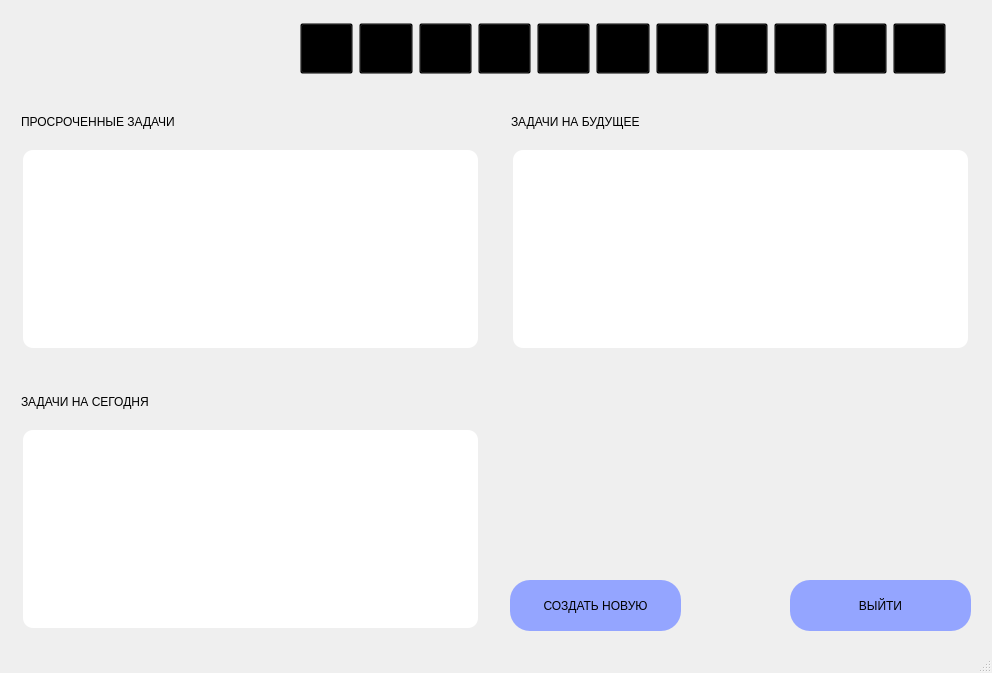
<?xml version="1.0" encoding="UTF-8"?>
<ui version="4.0">
 <class>MainWindow</class>
 <widget class="QMainWindow" name="MainWindow">
  <property name="geometry">
   <rect>
    <x>0</x>
    <y>0</y>
    <width>992</width>
    <height>673</height>
   </rect>
  </property>
  <property name="windowTitle">
   <string>Задачи</string>
  </property>
  <property name="windowIcon">
   <iconset>
    <normaloff>../res/nglogo.png</normaloff>../res/nglogo.png</iconset>
  </property>
  <property name="styleSheet">
   <string notr="true">background-image: url(:/icons/gradient.png);</string>
  </property>
  <widget class="QWidget" name="centralwidget">
   <widget class="QPushButton" name="pushButton">
    <property name="geometry">
     <rect>
      <x>510</x>
      <y>580</y>
      <width>171</width>
      <height>51</height>
     </rect>
    </property>
    <property name="styleSheet">
     <string notr="true">QPushButton{
font: 625 10pt &quot;Segoe UI&quot;;
background: #94a5ff;
border-radius: 20px;   
                  /* &lt;----  20px  */ 
}

QPushButton:hover {
	background:#E1E5FF;
}

QPushButton:pressed {
	background: #717ec3;
}</string>
    </property>
    <property name="text">
     <string>СОЗДАТЬ НОВУЮ</string>
    </property>
   </widget>
   <widget class="QWidget" name="layoutWidget">
    <property name="geometry">
     <rect>
      <x>0</x>
      <y>0</y>
      <width>2</width>
      <height>2</height>
     </rect>
    </property>
    <layout class="QVBoxLayout" name="verticalLayout"/>
   </widget>
   <widget class="QWidget" name="layoutWidget">
    <property name="geometry">
     <rect>
      <x>0</x>
      <y>0</y>
      <width>2</width>
      <height>2</height>
     </rect>
    </property>
    <layout class="QVBoxLayout" name="verticalLayout_3"/>
   </widget>
   <widget class="QWidget" name="widget" native="true">
    <property name="geometry">
     <rect>
      <x>290</x>
      <y>10</y>
      <width>671</width>
      <height>71</height>
     </rect>
    </property>
    <property name="styleSheet">
     <string notr="true">
 background: transparent !important;</string>
    </property>
    <widget class="QWidget" name="layoutWidget_2">
     <property name="geometry">
      <rect>
       <x>10</x>
       <y>10</y>
       <width>646</width>
       <height>57</height>
      </rect>
     </property>
     <layout class="QHBoxLayout" name="horizontalLayout_3">
      <item>
       <widget class="QPushButton" name="home_2">
        <property name="minimumSize">
         <size>
          <width>51</width>
          <height>51</height>
         </size>
        </property>
        <property name="styleSheet">
         <string notr="true">
 background: transparent !important;</string>
        </property>
        <property name="text">
         <string/>
        </property>
        <property name="icon">
         <iconset>
          <normaloff>../res/house.png</normaloff>../res/house.png</iconset>
        </property>
        <property name="iconSize">
         <size>
          <width>51</width>
          <height>51</height>
         </size>
        </property>
       </widget>
      </item>
      <item>
       <widget class="QPushButton" name="deal_2">
        <property name="minimumSize">
         <size>
          <width>51</width>
          <height>51</height>
         </size>
        </property>
        <property name="styleSheet">
         <string notr="true">
 background: transparent !important;</string>
        </property>
        <property name="text">
         <string/>
        </property>
        <property name="icon">
         <iconset>
          <normaloff>../res/deal.png</normaloff>../res/deal.png</iconset>
        </property>
        <property name="iconSize">
         <size>
          <width>51</width>
          <height>51</height>
         </size>
        </property>
       </widget>
      </item>
      <item>
       <widget class="QPushButton" name="date_2">
        <property name="minimumSize">
         <size>
          <width>51</width>
          <height>51</height>
         </size>
        </property>
        <property name="styleSheet">
         <string notr="true">
 background: transparent !important;</string>
        </property>
        <property name="text">
         <string/>
        </property>
        <property name="icon">
         <iconset>
          <normaloff>../res/calendar.png</normaloff>../res/calendar.png</iconset>
        </property>
        <property name="iconSize">
         <size>
          <width>51</width>
          <height>51</height>
         </size>
        </property>
       </widget>
      </item>
      <item>
       <widget class="QPushButton" name="task_2">
        <property name="minimumSize">
         <size>
          <width>51</width>
          <height>51</height>
         </size>
        </property>
        <property name="styleSheet">
         <string notr="true">
 background: transparent !important;</string>
        </property>
        <property name="text">
         <string/>
        </property>
        <property name="icon">
         <iconset>
          <normaloff>../res/task.png</normaloff>../res/task.png</iconset>
        </property>
        <property name="iconSize">
         <size>
          <width>51</width>
          <height>51</height>
         </size>
        </property>
       </widget>
      </item>
      <item>
       <widget class="QPushButton" name="client_2">
        <property name="minimumSize">
         <size>
          <width>51</width>
          <height>51</height>
         </size>
        </property>
        <property name="contextMenuPolicy">
         <enum>Qt::ContextMenuPolicy::NoContextMenu</enum>
        </property>
        <property name="styleSheet">
         <string notr="true">
 background: transparent !important;</string>
        </property>
        <property name="text">
         <string/>
        </property>
        <property name="icon">
         <iconset>
          <normaloff>../res/client.png</normaloff>../res/client.png</iconset>
        </property>
        <property name="iconSize">
         <size>
          <width>51</width>
          <height>51</height>
         </size>
        </property>
       </widget>
      </item>
      <item>
       <widget class="QPushButton" name="empl_2">
        <property name="minimumSize">
         <size>
          <width>51</width>
          <height>51</height>
         </size>
        </property>
        <property name="styleSheet">
         <string notr="true">
 background: transparent !important;</string>
        </property>
        <property name="text">
         <string/>
        </property>
        <property name="icon">
         <iconset>
          <normaloff>../res/emp.png</normaloff>../res/emp.png</iconset>
        </property>
        <property name="iconSize">
         <size>
          <width>51</width>
          <height>51</height>
         </size>
        </property>
       </widget>
      </item>
      <item>
       <widget class="QPushButton" name="chat_2">
        <property name="minimumSize">
         <size>
          <width>51</width>
          <height>51</height>
         </size>
        </property>
        <property name="styleSheet">
         <string notr="true">
 background: transparent !important;</string>
        </property>
        <property name="text">
         <string/>
        </property>
        <property name="icon">
         <iconset>
          <normaloff>../res/chat.png</normaloff>../res/chat.png</iconset>
        </property>
        <property name="iconSize">
         <size>
          <width>51</width>
          <height>51</height>
         </size>
        </property>
       </widget>
      </item>
      <item>
       <widget class="QPushButton" name="ana_2">
        <property name="minimumSize">
         <size>
          <width>51</width>
          <height>51</height>
         </size>
        </property>
        <property name="styleSheet">
         <string notr="true">
 background: transparent !important;</string>
        </property>
        <property name="text">
         <string/>
        </property>
        <property name="icon">
         <iconset>
          <normaloff>../res/an.png</normaloff>../res/an.png</iconset>
        </property>
        <property name="iconSize">
         <size>
          <width>51</width>
          <height>51</height>
         </size>
        </property>
       </widget>
      </item>
      <item>
       <widget class="QPushButton" name="sett_2">
        <property name="minimumSize">
         <size>
          <width>51</width>
          <height>51</height>
         </size>
        </property>
        <property name="styleSheet">
         <string notr="true">
 background: transparent !important;</string>
        </property>
        <property name="text">
         <string/>
        </property>
        <property name="icon">
         <iconset>
          <normaloff>../res/set.png</normaloff>../res/set.png</iconset>
        </property>
        <property name="iconSize">
         <size>
          <width>51</width>
          <height>51</height>
         </size>
        </property>
       </widget>
      </item>
      <item>
       <widget class="QPushButton" name="notification_2">
        <property name="minimumSize">
         <size>
          <width>51</width>
          <height>51</height>
         </size>
        </property>
        <property name="styleSheet">
         <string notr="true">
 background: transparent !important;</string>
        </property>
        <property name="text">
         <string/>
        </property>
        <property name="icon">
         <iconset>
          <normaloff>../res/uved.png</normaloff>../res/uved.png</iconset>
        </property>
        <property name="iconSize">
         <size>
          <width>51</width>
          <height>51</height>
         </size>
        </property>
       </widget>
      </item>
      <item>
       <widget class="QPushButton" name="help_2">
        <property name="minimumSize">
         <size>
          <width>51</width>
          <height>51</height>
         </size>
        </property>
        <property name="styleSheet">
         <string notr="true">
 background: transparent !important;</string>
        </property>
        <property name="text">
         <string/>
        </property>
        <property name="icon">
         <iconset>
          <normaloff>../res/que.png</normaloff>../res/que.png</iconset>
        </property>
        <property name="iconSize">
         <size>
          <width>51</width>
          <height>51</height>
         </size>
        </property>
       </widget>
      </item>
     </layout>
    </widget>
   </widget>
   <widget class="QLabel" name="label">
    <property name="geometry">
     <rect>
      <x>20</x>
      <y>10</y>
      <width>261</width>
      <height>81</height>
     </rect>
    </property>
    <property name="styleSheet">
     <string notr="true"/>
    </property>
    <property name="text">
     <string/>
    </property>
    <property name="pixmap">
     <pixmap>../res/ngname.png</pixmap>
    </property>
   </widget>
   <widget class="QLabel" name="profil">
    <property name="geometry">
     <rect>
      <x>770</x>
      <y>510</y>
      <width>229</width>
      <height>52</height>
     </rect>
    </property>
    <property name="styleSheet">
     <string notr="true">background: transparent !important;
font: 500 12pt &quot;Segoe UI&quot;;
</string>
    </property>
    <property name="text">
     <string>&lt;html&gt;&lt;head/&gt;&lt;body&gt;&lt;p align=&quot;center&quot;&gt;&lt;br/&gt;&lt;/p&gt;&lt;/body&gt;&lt;/html&gt;</string>
    </property>
   </widget>
   <widget class="QPushButton" name="pushButton_2">
    <property name="geometry">
     <rect>
      <x>790</x>
      <y>580</y>
      <width>181</width>
      <height>51</height>
     </rect>
    </property>
    <property name="minimumSize">
     <size>
      <width>181</width>
      <height>51</height>
     </size>
    </property>
    <property name="maximumSize">
     <size>
      <width>181</width>
      <height>51</height>
     </size>
    </property>
    <property name="styleSheet">
     <string notr="true">QPushButton{
font: 625 10pt &quot;Segoe UI&quot;;
background: #94a5ff;
border-radius: 20px;   
                  /* &lt;----  20px  */ 
}

QPushButton:hover {
	background:#E1E5FF;
}

QPushButton:pressed {
	background: #717ec3;
}</string>
    </property>
    <property name="text">
     <string>ВЫЙТИ</string>
    </property>
   </widget>
   <widget class="QWidget" name="widget_2" native="true">
    <property name="geometry">
     <rect>
      <x>21</x>
      <y>148</y>
      <width>459</width>
      <height>202</height>
     </rect>
    </property>
    <property name="styleSheet">
     <string notr="true">padding: 2px;
    margin: 2px;
 background: transparent !important;
	background: rgb(255, 255, 255);
	font: 500 14pt &quot;Segoe UI&quot;;
    border-radius: 10px;
    box-shadow: 0px 10px 30px rgba(0, 0, 0, 0.3);



</string>
    </property>
   </widget>
   <widget class="QLabel" name="label_3">
    <property name="geometry">
     <rect>
      <x>21</x>
      <y>101</y>
      <width>251</width>
      <height>41</height>
     </rect>
    </property>
    <property name="minimumSize">
     <size>
      <width>251</width>
      <height>41</height>
     </size>
    </property>
    <property name="maximumSize">
     <size>
      <width>251</width>
      <height>41</height>
     </size>
    </property>
    <property name="styleSheet">
     <string notr="true">background: transparent !important;
font: 600 12pt &quot;Segoe UI&quot;;</string>
    </property>
    <property name="text">
     <string>ПРОСРОЧЕННЫЕ ЗАДАЧИ</string>
    </property>
   </widget>
   <widget class="QWidget" name="widget_6" native="true">
    <property name="geometry">
     <rect>
      <x>511</x>
      <y>148</y>
      <width>459</width>
      <height>202</height>
     </rect>
    </property>
    <property name="styleSheet">
     <string notr="true">padding: 2px;
    margin: 2px;
 background: transparent !important;
	background: rgb(255, 255, 255);
	font: 500 14pt &quot;Segoe UI&quot;;
    border-radius: 10px;
    box-shadow: 0px 10px 30px rgba(0, 0, 0, 0.3);



</string>
    </property>
   </widget>
   <widget class="QLabel" name="label_5">
    <property name="geometry">
     <rect>
      <x>511</x>
      <y>101</y>
      <width>251</width>
      <height>41</height>
     </rect>
    </property>
    <property name="minimumSize">
     <size>
      <width>251</width>
      <height>41</height>
     </size>
    </property>
    <property name="maximumSize">
     <size>
      <width>251</width>
      <height>41</height>
     </size>
    </property>
    <property name="styleSheet">
     <string notr="true">background: transparent !important;
font: 600 12pt &quot;Segoe UI&quot;;</string>
    </property>
    <property name="text">
     <string>ЗАДАЧИ НА БУДУЩЕЕ</string>
    </property>
   </widget>
   <widget class="QLabel" name="label_4">
    <property name="geometry">
     <rect>
      <x>21</x>
      <y>381</y>
      <width>251</width>
      <height>41</height>
     </rect>
    </property>
    <property name="minimumSize">
     <size>
      <width>251</width>
      <height>41</height>
     </size>
    </property>
    <property name="maximumSize">
     <size>
      <width>251</width>
      <height>41</height>
     </size>
    </property>
    <property name="styleSheet">
     <string notr="true">background: transparent !important;
font: 600 12pt &quot;Segoe UI&quot;;
</string>
    </property>
    <property name="text">
     <string>ЗАДАЧИ НА СЕГОДНЯ</string>
    </property>
   </widget>
   <widget class="QWidget" name="widget_4" native="true">
    <property name="geometry">
     <rect>
      <x>21</x>
      <y>428</y>
      <width>459</width>
      <height>202</height>
     </rect>
    </property>
    <property name="styleSheet">
     <string notr="true">padding: 2px;
    margin: 2px;
 background: transparent !important;
	background: rgb(255, 255, 255);
	font: 500 14pt &quot;Segoe UI&quot;;
    border-radius: 10px;
    box-shadow: 0px 10px 30px rgba(0, 0, 0, 0.3);



</string>
    </property>
   </widget>
  </widget>
  <widget class="QStatusBar" name="statusbar"/>
 </widget>
 <resources>
  <include location="../res/ress.qrc"/>
 </resources>
 <connections/>
</ui>
